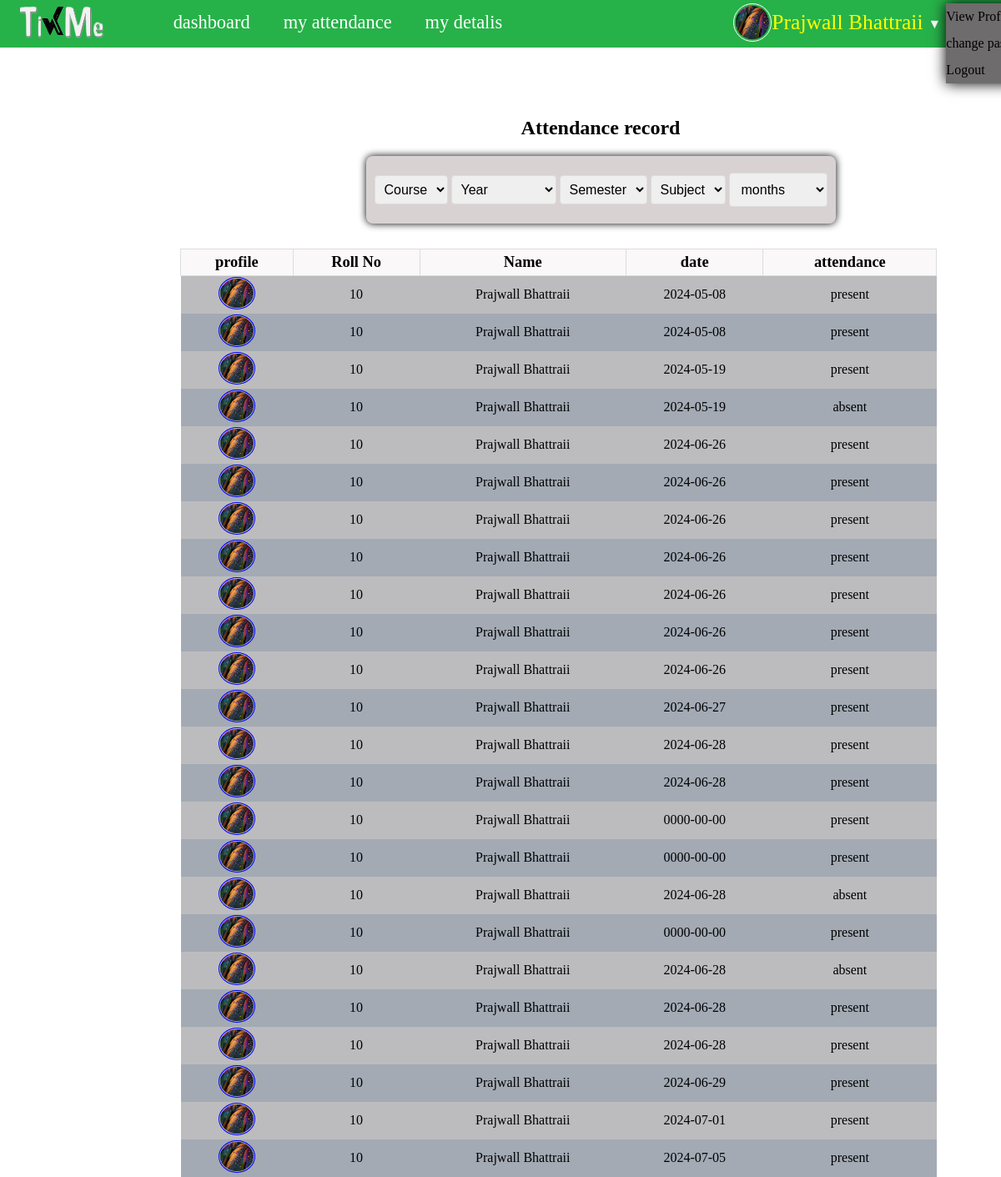
/Student_Dashboard/view_std_attendace_record.php (signed in), run on the app's committed database.
### tables this page shows
CREATE TABLE `attendence_record_table` (
  `id` int(11) NOT NULL,
  `subject_id` int(11) DEFAULT NULL,
  `student_id` int(11) DEFAULT NULL,
  `date` date DEFAULT NULL,
  `status` tinyint(1) DEFAULT NULL
);

CREATE TABLE `student_table` (
  `id` int(11) NOT NULL,
  `Name` varchar(255) NOT NULL,
  `Email` varchar(255) NOT NULL,
  `Phone` varchar(20) NOT NULL,
  `login_pwd` varchar(20) DEFAULT NULL,
  `DOB` date DEFAULT NULL,
  `course_type` varchar(30) DEFAULT NULL,
  `std_course` int(11) DEFAULT NULL,
  `year` int(11) DEFAULT NULL,
  `Batch_id` int(11) DEFAULT NULL,
  `semester` int(11) DEFAULT NULL,
  `section` varchar(10) DEFAULT NULL,
  `RegistrationNo` varchar(30) NOT NULL,
  `RollNo` varchar(30) NOT NULL,
  `address` varchar(255) NOT NULL,
  `Gender` varchar(10) DEFAULT NULL,
  `image` varchar(255) DEFAULT NULL,
  `Registered_date` date DEFAULT NULL,
  `status` tinyint(1) DEFAULT NULL
);

### Student_Dashboard/view_std_attendace_record.php (the view, shortened to what this page needs)
<?php
include ("student_title_bar.php");
try
{
    include '../database and tables/create_database.php';
    $student_id =$_SESSION['student_id'];
    $attendance_select = "SELECT attendence_record_table.*,student_table.Name as std_name,student_table.RollNo as std_roll,student_table.image as std_img, subjects_table.Title as sub_name from attendence_record_table
    INNER JOIN student_table on attendence_record_table.student_id = student_table.id
    INNER JOIN subjects_table on attendence_record_table.subject_id = subjects_table.id
    where student_table.id = '$student_id'
    ";
    $attendance_result = mysqli_query($connect, $attendance_select);
    if (mysqli_num_rows($attendance_result) > 0) {
        echo"<div class='view_attendace_record'";
        echo "<center><h2>Attendance record</h2></center>";
        echo "<div class='view_dropdown'>";
        include "../admin dashboard/view_student_dropdown.php";
        echo "</div>";
        echo '<table>
                <tr>
                    <th>profile</th>
                    <th>Roll No</th>
                    <th>Name</th>
                    <th>date</th>
                    <th>attendance</th>
                </tr>
            ';
        while ($attendance_row = mysqli_fetch_assoc($attendance_result)) {
            echo '<tr>
            <td>
            <img src="../registration form/student_images/' .$attendance_row['std_img'].'" class="student_tbl_pic" onclick ="profile_details()">
            </td>
                    <td>' . $attendance_row['std_roll'] . '</td>
                    <td class="leftname">' . $attendance_row['std_name'] . '</td>
                    <td>' . $attendance_row['date'] . '</td>
                    <td>' .  ($attendance_row['status']==1 ? "present": "absent") . '</td>
                </tr>
            ';
        }
        echo '</table>';
        echo'</div>';
    } else {
        echo 'Data not found';
    }
} catch (Exception $e) {
    die('table display error: ' . $e->getMessage());
}
?>
<!DOCTYPE html>
<html lang="en">
<head>
    <link rel="stylesheet" href="../Admin dashboard/admin_view_css.css">
    <link rel="stylesheet" href="../Admin dashboard/std_record_tblcss.css">
</head>
<body>
</body>
</html>

### Student_Dashboard/student_title_css.css (style rules this page uses)
.student_title_bar { margin: 0%; padding: 0%; }

### Admin dashboard/admin_view_css.css (style rules this page uses)
h2 { text-align: center; font-size: 35p; }
.view_attendace_record { margin: 5% 0% 0% 7% auto; padding-top: 10%; padding-left: 18%; display: block; justify-content: space-between; width: 84%; }
tr:nth-child(odd) { background-color: #a3aab4; }
tr:nth-child(even) { background-color: #bcbcbe; }
.view_dropdown { display: block; }
.admin_programs_view_tables th, .admin_years_view_tables th, .admin_semester_view_tables th, .admin_programs_batch_tables th, .admin_batchs_view_tables th, .admin_subject_view_tables th, .admin_teachers_view_tables th, .admin_teacher_subjects_view_tables th, .view_attendace_record th { background-color: #faf8f8; border: 1px solid #ddd; padding: 5px; font-size: 115%; text-align: center; }

### Admin dashboard/std_record_tblcss.css (style rules this page uses)
table { border-collapse: collapse; width: 90%; }
th,td { text-align: center; width: fit-content; }
.student_tbl_pic { height: 35px; width: 40px; margin: 0%; padding: 1px; border: 1px solid blue; border-radius: 50%; }

### data on the page
attendence_record_table: student.image (picture), student.RollNo "10", student.Name "Prajwall Bhattraii", date "2024-05-08", status "present"
attendence_record_table: student.image (picture), student.RollNo "10", student.Name "Prajwall Bhattraii", date "2024-05-08", status "present"
attendence_record_table: student.image (picture), student.RollNo "10", student.Name "Prajwall Bhattraii", date "2024-05-19", status "present"
attendence_record_table: student.image (picture), student.RollNo "10", student.Name "Prajwall Bhattraii", date "2024-05-19", status "absent"
attendence_record_table: student.image (picture), student.RollNo "10", student.Name "Prajwall Bhattraii", date "2024-06-26", status "present"
attendence_record_table: student.image (picture), student.RollNo "10", student.Name "Prajwall Bhattraii", date "2024-06-26", status "present"
attendence_record_table: student.image (picture), student.RollNo "10", student.Name "Prajwall Bhattraii", date "2024-06-26", status "present"
attendence_record_table: student.image (picture), student.RollNo "10", student.Name "Prajwall Bhattraii", date "2024-06-26", status "present"
attendence_record_table: student.image (picture), student.RollNo "10", student.Name "Prajwall Bhattraii", date "2024-06-26", status "present"
attendence_record_table: student.image (picture), student.RollNo "10", student.Name "Prajwall Bhattraii", date "2024-06-26", status "present"
attendence_record_table: student.image (picture), student.RollNo "10", student.Name "Prajwall Bhattraii", date "2024-06-26", status "present"
attendence_record_table: student.image (picture), student.RollNo "10", student.Name "Prajwall Bhattraii", date "2024-06-27", status "present"
attendence_record_table: student.image (picture), student.RollNo "10", student.Name "Prajwall Bhattraii", date "2024-06-28", status "present"
attendence_record_table: student.image (picture), student.RollNo "10", student.Name "Prajwall Bhattraii", date "2024-06-28", status "present"
attendence_record_table: student.image (picture), student.RollNo "10", student.Name "Prajwall Bhattraii", date "0000-00-00", status "present"
attendence_record_table: student.image (picture), student.RollNo "10", student.Name "Prajwall Bhattraii", date "0000-00-00", status "present"
attendence_record_table: student.image (picture), student.RollNo "10", student.Name "Prajwall Bhattraii", date "2024-06-28", status "absent"
attendence_record_table: student.image (picture), student.RollNo "10", student.Name "Prajwall Bhattraii", date "0000-00-00", status "present"
attendence_record_table: student.image (picture), student.RollNo "10", student.Name "Prajwall Bhattraii", date "2024-06-28", status "absent"
attendence_record_table: student.image (picture), student.RollNo "10", student.Name "Prajwall Bhattraii", date "2024-06-28", status "present"
attendence_record_table: student.image (picture), student.RollNo "10", student.Name "Prajwall Bhattraii", date "2024-06-28", status "present"
attendence_record_table: student.image (picture), student.RollNo "10", student.Name "Prajwall Bhattraii", date "2024-06-29", status "present"
attendence_record_table: student.image (picture), student.RollNo "10", student.Name "Prajwall Bhattraii", date "2024-07-01", status "present"
attendence_record_table: student.image (picture), student.RollNo "10", student.Name "Prajwall Bhattraii", date "2024-07-05", status "present"

### other printed values
$_SESSION['student_name'] "Prajwall Bhattraii"
